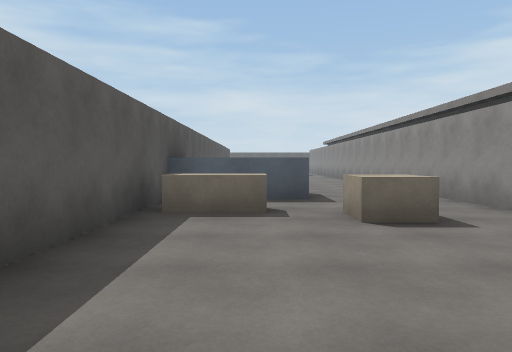
View 1 (above)

24 first-person views from a walk through a scene from a Unity 3-D project. The camera is 1.3 m above the floor, tilts 2° down and sees 70° across. Doors are open. The floor is counted in squares, 2 m on a side. Each view is taken from the middle of a square. On the plan, view 1 faces up. The plan holds only what a view shows up to about 11 squares ahead; the rest is blank. The place goes on beyond the plan.

View 2
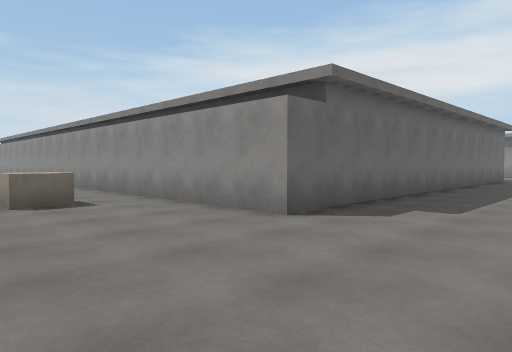

View 3
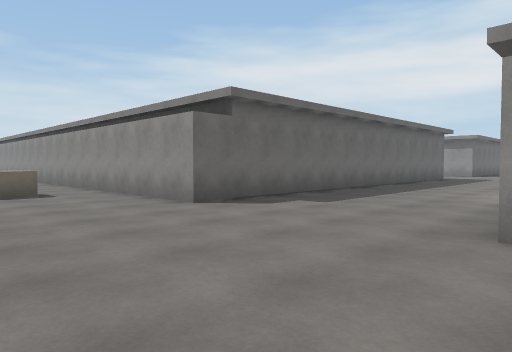

View 4
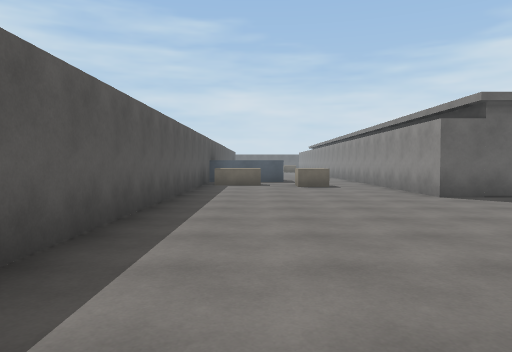

View 5
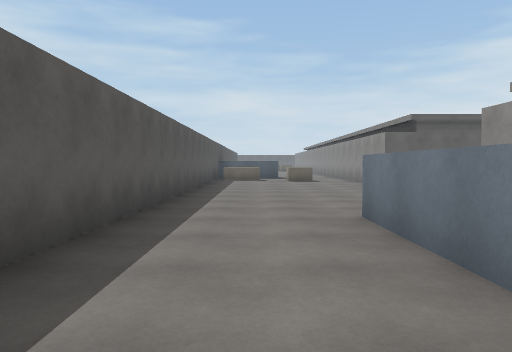

View 6
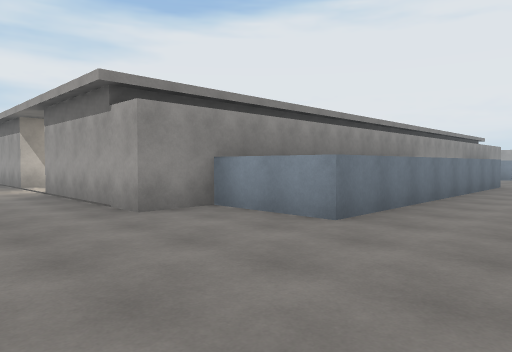

View 7
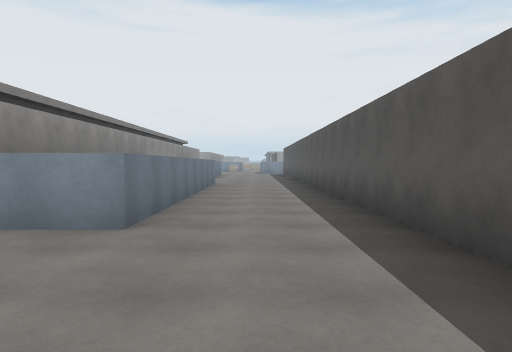

View 8
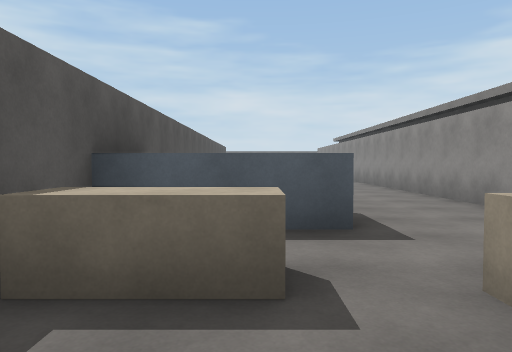

View 9
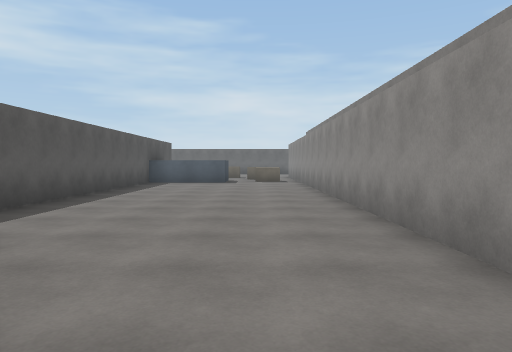

View 10
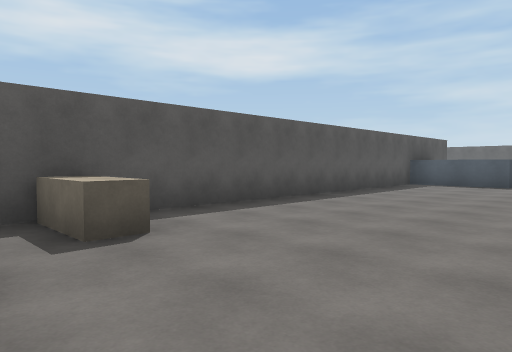

View 11
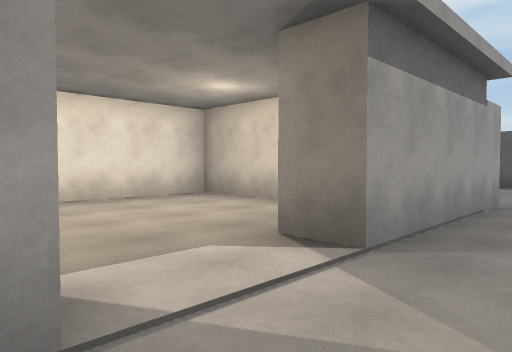

View 12
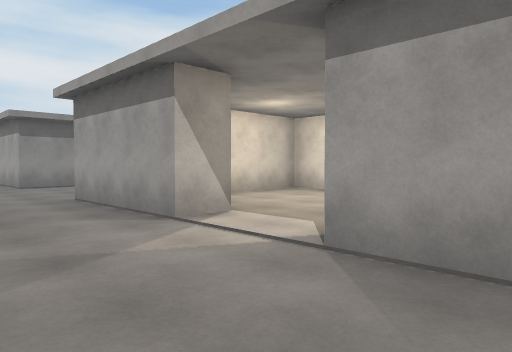

View 13
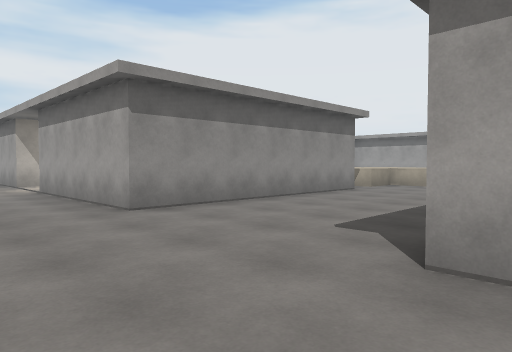

View 14
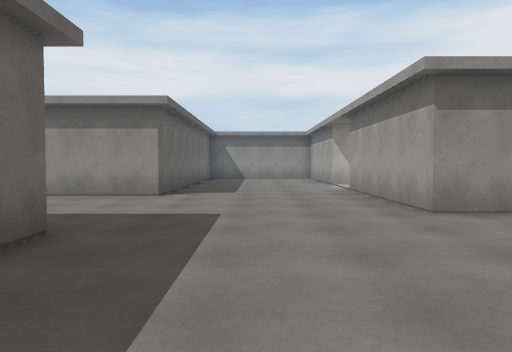

View 15
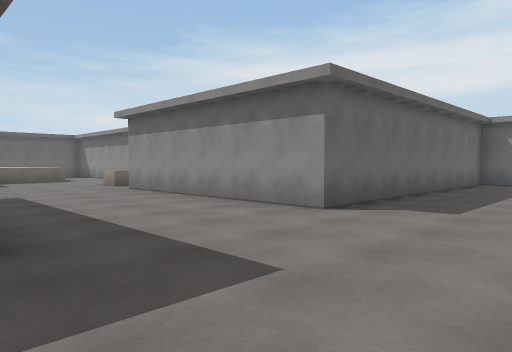

View 16
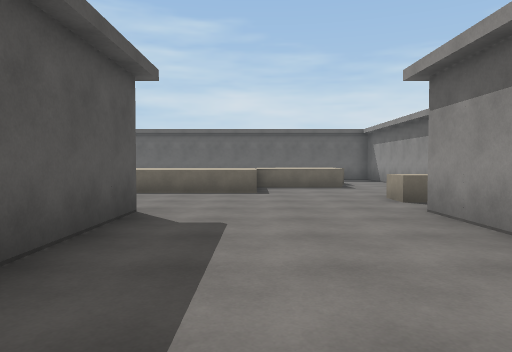

View 17
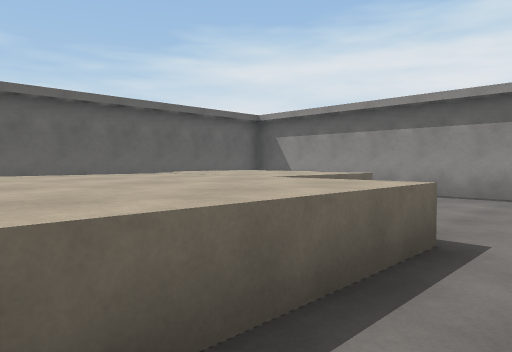

View 18
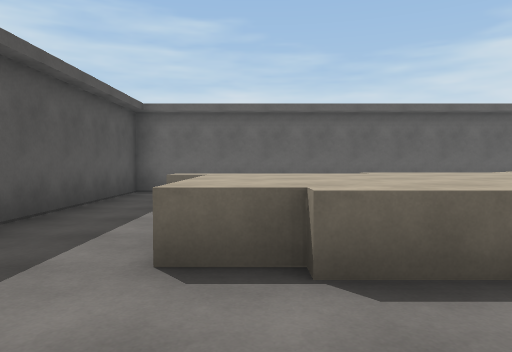

View 19
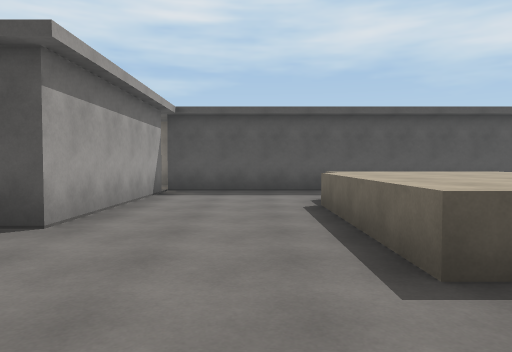

View 20
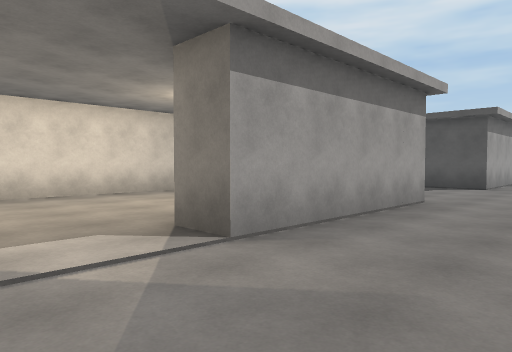

View 21
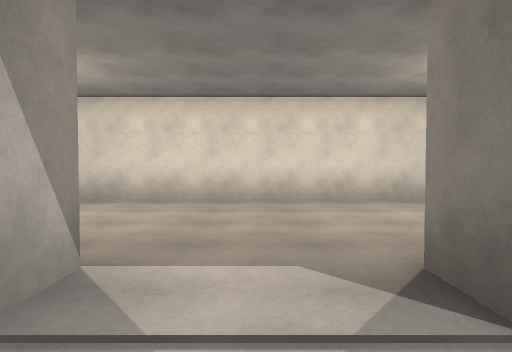

View 22
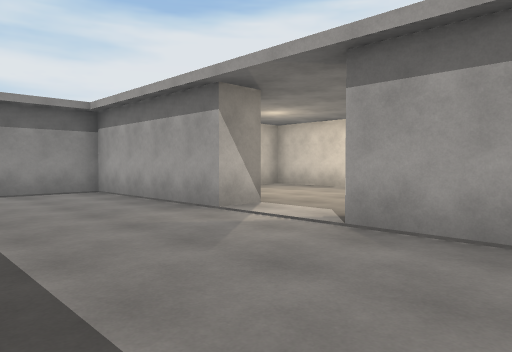

View 23
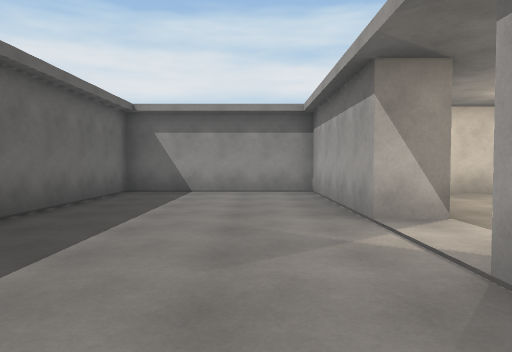

View 24
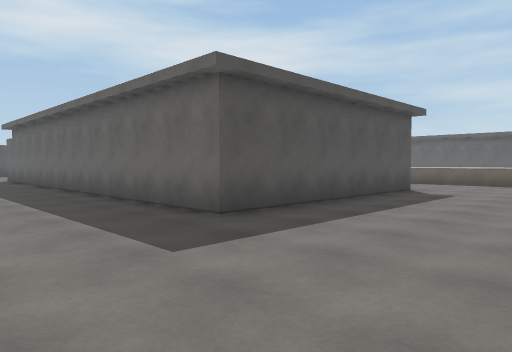

### Floor plan
Key: @ floor where view 1 was taken; # wall or solid block; . floor; ^ raised ledge; O other object.
Columns run from 2 left of view 1 to 28 right of it. Each row starts with its distance up from view 1.
 19 #...
 18 #.....#
 17 #.....#     ############
 16 #.....#     #.          #
 15 #.....#     #.O     ^^  #
 14 #.....#     #.   ^^^^^  #
 13 #.....#     #..^^^^^^^..#
 12 #.....#     #..^^^^^^^..#
 11 #.....#     #..^^^^^....#
 10 #.....#     #...^^^^....#
  9 #^....#     #.........O
  8 # ^^..#     #.........O
  7 #^^^..#     ######....#
  6 #.....#          #....#
  5 #^^.O.#          #....#
  4 #..OO.#          #....#
  3 #.....#          #....#
  2 #.....#          #....#
  1 #.....############....#########
  0 #.@...........................#
 -1 #.............................#
 -2 #.............................#
 -3 #.............................#
 -4 #.....####..####...#####..#####
 -5 #...^^##......##...#  ...... #
 -6 #...^ ##......# ...#  .......#
 -7 #...^ ##......# ...# ........#
 -8 #...^ ##...  .#  ..# ........#
 -9 #...^ #####  ##  ..###########

Positions as (right, up) in squares from view 1, and headings:
1: (0, 0), facing up
2: (0, -2), facing up-right
3: (0, -4), facing up-right
4: (0, -6), facing up
5: (0, -9), facing up
6: (-1, -1), facing down-right
7: (0, -1), facing down
8: (0, 3), facing up
9: (2, 7), facing up
10: (3, 8), facing up-left
11: (10, -2), facing down-left
12: (6, -1), facing down-right
13: (12, -1), facing down-right
14: (12, -1), facing right
15: (15, -2), facing up-right
16: (17, 2), facing up
17: (14, 9), facing up-right
18: (13, 8), facing up
19: (19, 9), facing left
20: (23, -1), facing down-left
21: (22, -2), facing down
22: (19, 0), facing down-right
23: (19, -2), facing right
24: (19, -2), facing up-left
